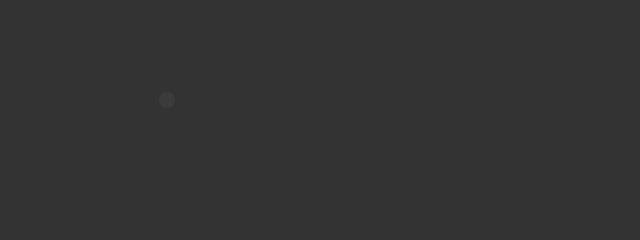
Frame 1 (no input)
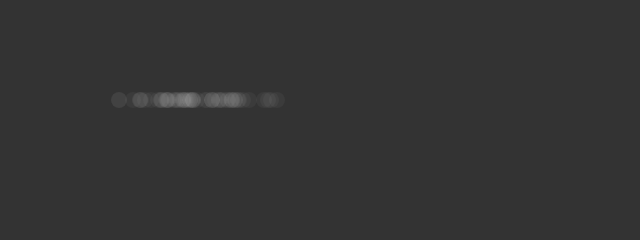
Frame 60 (no input)
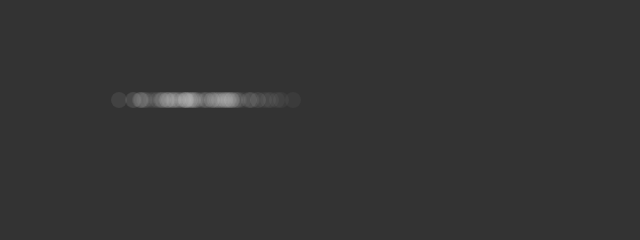
Frame 120 (the mouse pressed at the canvas centre since frame 60)

The p5.js sketch that drew these frames (run headless with seeded random() and noise() and a simulated clock; from frame 60 on, the mouse is pressed at the canvas centre):

// p5.js sketch
// ── sketch.js
let generator 

function setup(){
    
    createCanvas(640,240)
    background(51)
    generator = random()
}

function draw() {
    let sd =60
    let mean =320
    let num = randomGaussian(mean,sd)
    let x =sd*num +mean
    //console.log(floor(x/100))
    noStroke()
    fill(255,10)
    ellipse(floor(x/100),100,16,16)
    
}
